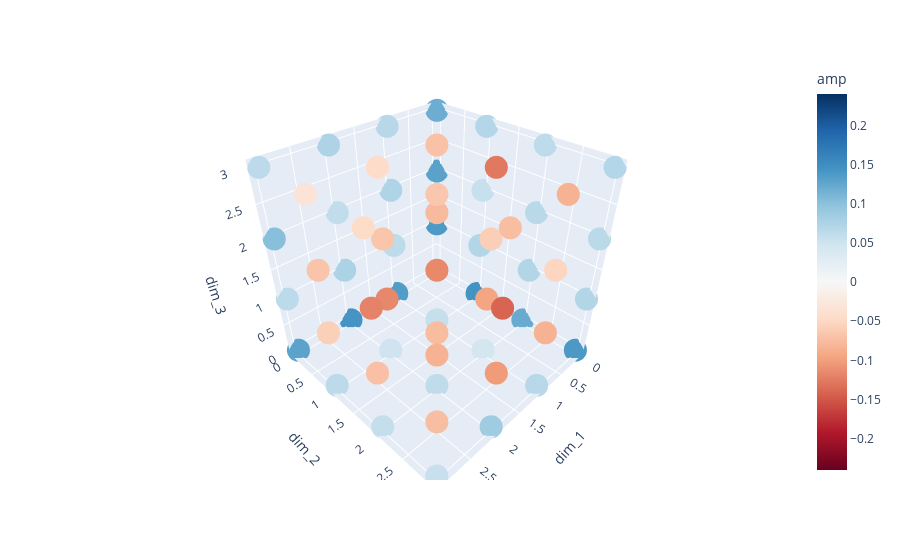

The notebook cell saved with this chart:
### Code cell
x = []
y = []
z = []

for i in range(4):
    for j in range(4):
        for k in range(4):
            x.append(i)
            y.append(j)
            z.append(k)

coords = pd.DataFrame()
coords['dim_1'] = x
coords['dim_2'] = y
coords['dim_3'] = z
coords['amp'] = stim_cor[0]

lim = 0.24
fig = px.scatter_3d(
    coords, 
    x='dim_1',
    y='dim_2',
    z='dim_3',
    color='amp',
    range_color=[-lim,lim], 
    color_continuous_scale='RdBu'
)
fig.show()

### Figure 1 — Plotly figure (JSON) as saved in the notebook; plotly's stock layout.template omitted (floating-point values rounded to 4 significant figures)
{"data": [{"hovertemplate": "dim_1=%{x}<br>dim_2=%{y}<br>dim_3=%{z}<br>amp=%{marker.color}<extra></extra>", "legendgroup": "", "marker": {"color": [0.2259, 0.1374, 0.1293, 0.1189, 0.1432, 0.07084, 0.05534, 0.07066, 0.1212, 0.07106, 0.06609, 0.06333, 0.1379, 0.07068, 0.06555, 0.07064, 0.1354, 0.06283, 0.07327, 0.06729, 0.0567, -0.06491, -0.07694, -0.07029, 0.04369, -0.09569, -0.05931, -0.1264, 0.06706, -0.08428, -0.05206, -0.08359, 0.143, 0.0769, 0.06002, 0.07488, 0.0492, -0.1162, -0.06668, -0.04564, 0.06108, -0.07572, -0.07609, -0.06544, 0.0851, -0.1024, -0.1403, -0.07378, 0.129, 0.0637, 0.102, 0.06387, 0.06433, -0.05788, -0.06821, -0.03229, 0.05805, -0.0717, -0.1207, -0.04677, 0.05509, -0.07354, -0.08454, -0.1156], "coloraxis": "coloraxis", "symbol": "circle"}, "mode": "markers", "name": "", "scene": "scene", "showlegend": false, "type": "scatter3d", "x": [0, 0, 0, 0, 0, 0, 0, 0, 0, 0, 0, 0, 0, 0, 0, 0, 1, 1, 1, 1, 1, 1, 1, 1, 1, 1, 1, 1, 1, 1, 1, 1, 2, 2, 2, 2, 2, 2, 2, 2, 2, 2, 2, 2, 2, 2, 2, 2, 3, 3, 3, 3, 3, 3, 3, 3, 3, 3, 3, 3, 3, 3, 3, 3], "y": [0, 0, 0, 0, 1, 1, 1, 1, 2, 2, 2, 2, 3, 3, 3, 3, 0, 0, 0, 0, 1, 1, 1, 1, 2, 2, 2, 2, 3, 3, 3, 3, 0, 0, 0, 0, 1, 1, 1, 1, 2, 2, 2, 2, 3, 3, 3, 3, 0, 0, 0, 0, 1, 1, 1, 1, 2, 2, 2, 2, 3, 3, 3, 3], "z": [0, 1, 2, 3, 0, 1, 2, 3, 0, 1, 2, 3, 0, 1, 2, 3, 0, 1, 2, 3, 0, 1, 2, 3, 0, 1, 2, 3, 0, 1, 2, 3, 0, 1, 2, 3, 0, 1, 2, 3, 0, 1, 2, 3, 0, 1, 2, 3, 0, 1, 2, 3, 0, 1, 2, 3, 0, 1, 2, 3, 0, 1, 2, 3]}], "layout": {"coloraxis": {"cmax": 0.24, "cmin": -0.24, "colorbar": {"title": {"text": "amp"}}, "colorscale": [[0, "rgb(103,0,31)"], [0.1, "rgb(178,24,43)"], [0.2, "rgb(214,96,77)"], [0.3, "rgb(244,165,130)"], [0.4, "rgb(253,219,199)"], [0.5, "rgb(247,247,247)"], [0.6, "rgb(209,229,240)"], [0.7, "rgb(146,197,222)"], [0.8, "rgb(67,147,195)"], [0.9, "rgb(33,102,172)"], [1, "rgb(5,48,97)"]]}, "legend": {"tracegroupgap": 0}, "margin": {"t": 60}, "scene": {"domain": {"x": [0, 1], "y": [0, 1]}, "xaxis": {"title": {"text": "dim_1"}}, "yaxis": {"title": {"text": "dim_2"}}, "zaxis": {"title": {"text": "dim_3"}}}}}
